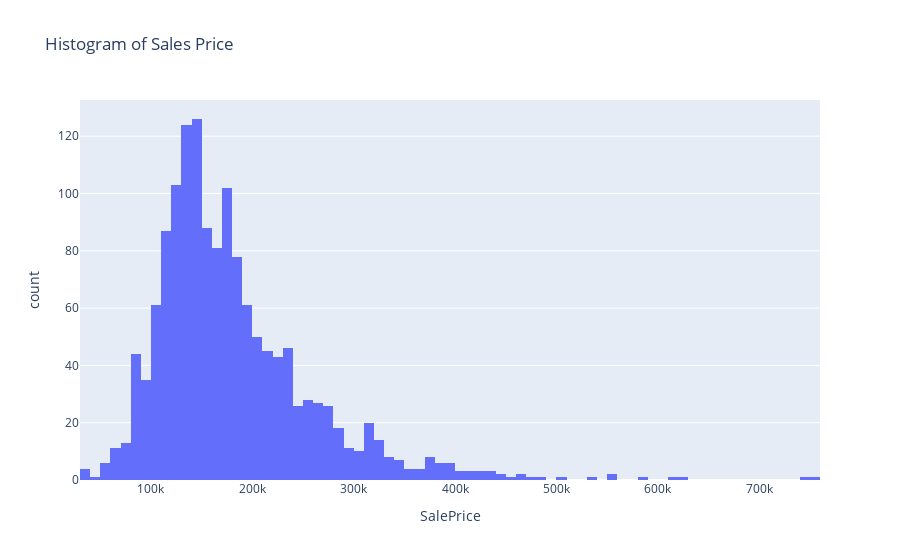

Notebook cell for this chart:
### Markdown cell above
# Satış Fiyatları Dağılımı
Satış fiyatları, veri setindeki en önemli değişkenlerden biridir. İlk olarak, satış fiyatlarının histogramını çıkardık ve dağılımı inceledik. Aşağıdaki grafikte, satış fiyatları dağılımı gösterilmektedir.
Dağılımın normal dağılma yakın olduğunu söyleyebiliriz.

### Code cell
# histogram of sales price with plotly
fig = px.histogram(df, x="SalePrice",  nbins=100, title="Histogram of Sales Price")
fig.show()

### Figure 1 — Plotly figure (JSON) as saved in the notebook; plotly's stock layout.template omitted (floating-point values rounded to 4 significant figures; data arrays with more than 128 entries replaced by an {"elided": "..."} marker saying what was removed)
{"data": [{"alignmentgroup": "True", "bingroup": "x", "hovertemplate": "SalePrice=%{x}<br>count=%{y}<extra></extra>", "legendgroup": "", "marker": {"color": "#636efa", "pattern": {"shape": ""}}, "name": "", "nbinsx": 100, "offsetgroup": "", "orientation": "v", "showlegend": false, "type": "histogram", "x": {"elided": "1460 int values"}, "xaxis": "x", "yaxis": "y"}], "layout": {"autosize": true, "barmode": "relative", "legend": {"tracegroupgap": 0}, "title": {"text": "Histogram of Sales Price"}, "xaxis": {"anchor": "y", "autorange": true, "domain": [0, 1], "range": [30000.0, 760000.0], "title": {"text": "SalePrice"}, "type": "linear"}, "yaxis": {"anchor": "x", "autorange": true, "domain": [0, 1], "range": [0, 132.6], "title": {"text": "count"}}}}
